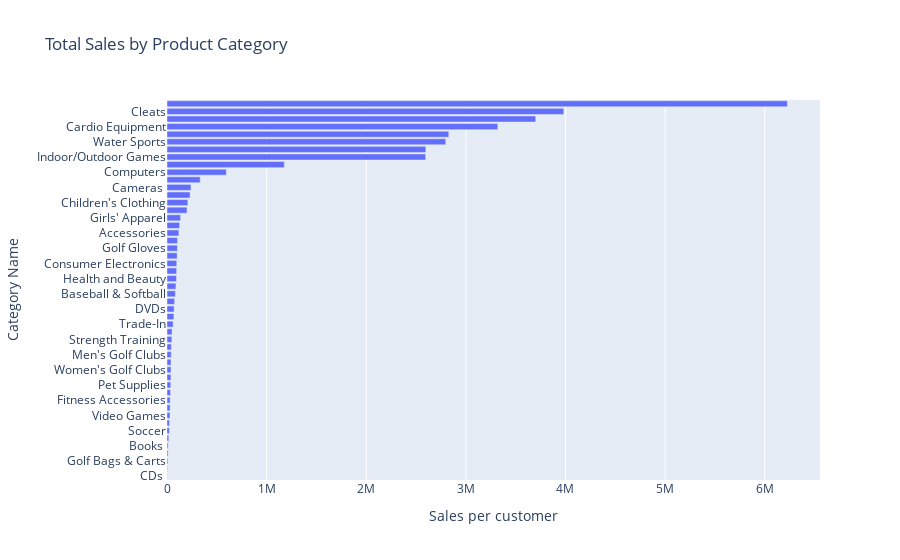

Here is the notebook cell this chart was saved with:
### Markdown cell above
Conclusion:The box plot identifies outliers in sales across product categories, suggesting that some categories may require further investigation to understand extreme values.

### Code cell
#Heatmap of correlation Matrix
import plotly.express as px

# Total Sales by Product Category (Interactive Bar Chart)
fig = px.bar(category_sales.reset_index(), x='Sales per customer', y='Category Name',
             title="Total Sales by Product Category", orientation='h')
fig.show()

### Figure 1 — Plotly figure (JSON) as saved in the notebook; plotly's stock layout.template omitted (floating-point values rounded to 4 significant figures)
{"data": [{"alignmentgroup": "True", "hovertemplate": "Sales per customer=%{x}<br>Category Name=%{y}<extra></extra>", "legendgroup": "", "marker": {"color": "#636efa", "pattern": {"shape": ""}}, "name": "", "offsetgroup": "", "orientation": "h", "showlegend": false, "textposition": "auto", "type": "bar", "x": [2750.0, 5486.0, 9404.0, 10960.0, 11300.0, 18520.0, 23910.0, 24710.0, 29920.0, 31450.0, 31750.0, 35420.0, 37320.0, 39370.0, 39980.0, 40080.0, 42380.0, 43620.0, 48810.0, 50880.0, 61670.0, 69340.0, 71320.0, 76290.0, 84370.0, 89470.0, 95360.0, 96510.0, 97940.0, 101700.0, 104800.0, 105100.0, 119700.0, 126000.0, 136200.0, 200700.0, 209300.0, 231800.0, 240500.0, 333300.0, 595395, 1177000.0, 2596000.0, 2598000.0, 2798000.0, 2829000.0, 3320000.0, 3701000.0, 3983000.0, 6227000.0], "xaxis": "x", "y": ["CDs ", "Toys", "Golf Bags & Carts", "Baby ", "Books ", "As Seen on  TV!", "Soccer", "Basketball", "Video Games", "Golf Apparel", "Fitness Accessories", "Lacrosse", "Pet Supplies", "Men's Clothing", "Women's Golf Clubs", "Tennis & Racquet", "Men's Golf Clubs", "Hockey", "Strength Training", "Hunting & Shooting", "Trade-In", "Golf Balls", "DVDs", "Boxing & MMA", "Baseball & Softball", "Kids' Golf Clubs", "Health and Beauty", "Golf Shoes", "Consumer Electronics", "Music", "Golf Gloves", "Sporting Goods", "Accessories", "Women's Clothing", "Girls' Apparel", "Crafts", "Children's Clothing", "Garden", "Cameras ", "Electronics", "Computers", "Shop By Sport", "Indoor/Outdoor Games", "Men's Footwear", "Water Sports", "Women's Apparel", "Cardio Equipment", "Camping & Hiking", "Cleats", "Fishing"], "yaxis": "y"}], "layout": {"autosize": true, "barmode": "relative", "legend": {"tracegroupgap": 0}, "title": {"text": "Total Sales by Product Category"}, "xaxis": {"anchor": "y", "autorange": true, "domain": [0, 1], "range": [0, 6555000.0], "title": {"text": "Sales per customer"}, "type": "linear"}, "yaxis": {"anchor": "x", "autorange": true, "domain": [0, 1], "range": [-0.5, 49.5], "title": {"text": "Category Name"}, "type": "category"}}}
